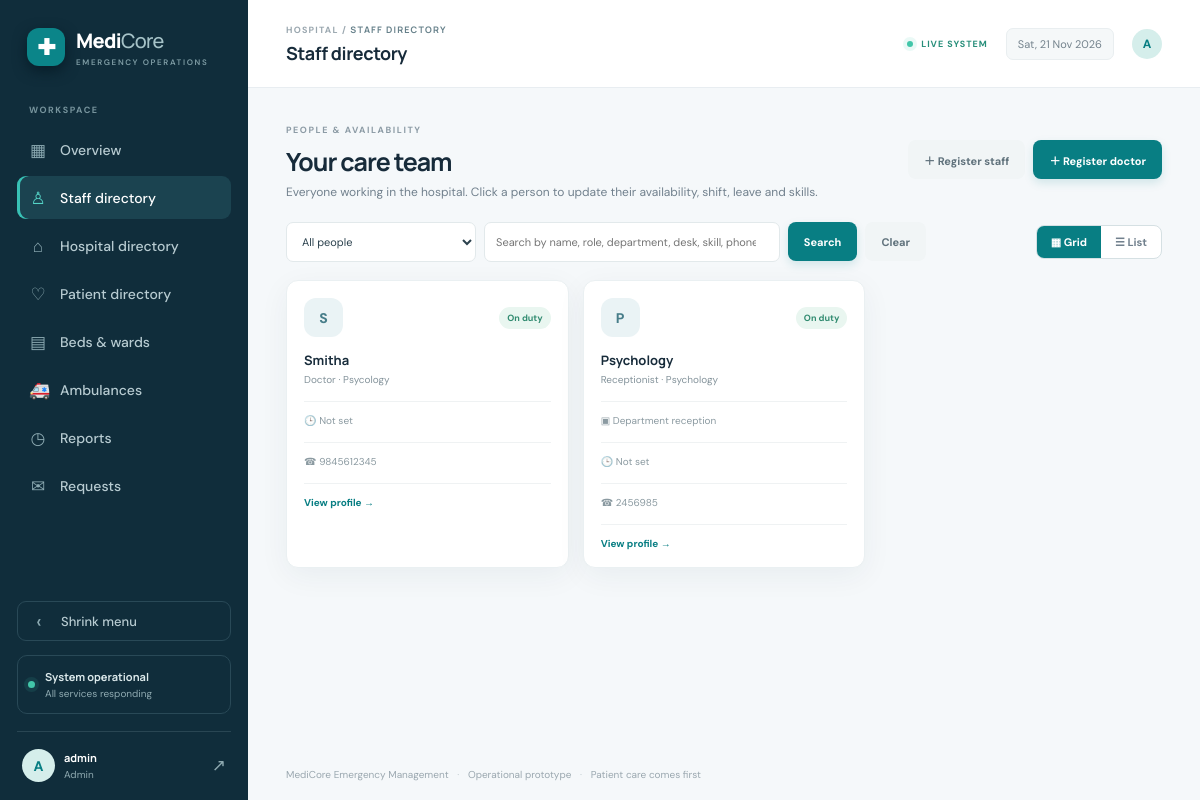
Screenshot of /team/ (signed in) with the database file from the repository.
### core/models.py (models this page shows, shortened)
class StaffProfile(models.Model):
    ROLE_CHOICES = [(x, x) for x in ["Admin", "Doctor", "Nurse", "Triage Staff", "Receptionist", "Front Desk", "Pharmacist", "Lab Technician", "Booking Clerk"]]
    STATUS_CHOICES = [("Available", "Available"), ("Busy", "Busy"), ("Off Duty", "Off Duty")]
    user = models.OneToOneField(User, on_delete=models.CASCADE, null=True, blank=True)
    full_name = models.CharField(max_length=120)
    role = models.CharField(max_length=20, choices=ROLE_CHOICES)
    department = models.CharField(max_length=100, blank=True)
    phone = models.CharField(max_length=25, blank=True)
    status = models.CharField(max_length=15, choices=STATUS_CHOICES, default="Available")
    shift_start = models.TimeField(null=True, blank=True)
    shift_end = models.TimeField(null=True, blank=True)
    on_leave = models.BooleanField(default=False)
    leave_note = models.CharField(max_length=150, blank=True)
    counter = models.CharField(max_length=40, blank=True)   # desk / counter they work at
    skills = models.CharField(max_length=300, blank=True)   # comma separated skills / specialities
    @property
    def skills_list(self):
        return [x.strip() for x in self.skills.split(",") if x.strip()]
    @property
    def shift_label(self):
        if self.shift_start and self.shift_end:
            return f"{self.shift_start:%H:%M} – {self.shift_end:%H:%M}"
        return "Not set"
    @property
    def availability(self):
        if self.on_leave:
            return "On leave"
        if self.shift_start and self.shift_end:
            from django.utils import timezone
            now = timezone.localtime().time()
            s, e = self.shift_start, self.shift_end
            within = (s <= now < e) if s < e else (now >= s or now < e)  # handles night shifts
            return "On duty" if within else "Off shift"
        return "Off shift" if self.status == "Off Duty" else "On duty"

### core/views.py (the view)
# urls.py: path("team/", views.staff_list, name="staff"),
@admin_required
def staff_list(request):
    q = request.GET.get("q", "").strip()
    kind = request.GET.get("type", "")
    if kind not in dict(TYPE_OPTIONS):
        kind = ""
    people = StaffProfile.objects.select_related("user").order_by("role", "full_name")
    if kind == "staff":
        people = people.exclude(role="Doctor")
    elif kind:
        people = people.filter(role=kind)
    if q:
        people = people.filter(Q(full_name__icontains=q) | Q(role__icontains=q) | Q(department__icontains=q)
                               | Q(counter__icontains=q) | Q(skills__icontains=q)
                               | Q(phone__icontains=q) | Q(user__username__icontains=q))
    return render(request, "core/staff.html", {"staff": people, "q": q, "type": kind, "types": TYPE_OPTIONS, "view": _view_mode(request)})

### core/context.py (called while the page is built)
def asset_version(request):
    newest = 0
    for rel in ("css/app.css", "js/app.js"):
        try:
            newest = max(newest, int(os.path.getmtime(os.path.join(settings.BASE_DIR, "static", rel))))
        except OSError:
            pass
    return {"asset_version": newest}

def notifications(request):
    n = 0
    user = request.user
    if user.is_authenticated:
        from .permissions import role_of
        from .models import Medicine, LabTest, Referral, SupplyRequest
        role = role_of(user)
        if role == "pharmacist":
            n = Medicine.objects.filter(status="Prescribed").count()
        elif role == "lab":
            n = LabTest.objects.filter(status="Requested").count()
        elif role == "department":
            n = Referral.objects.filter(to_department=user.department_account.name, status="Pending").count()
        elif role == "admin":
            n = SupplyRequest.objects.filter(status="Requested").count()
    return {"badge_new": n}

### core/permissions.py (called while the page is built, shortened)
def role_of(user):
    if not user.is_authenticated:
        return None
    if user.is_staff:
        return "admin"

def _require(*roles):
    def decorator(view):
        @wraps(view)
        def wrapper(request, *args, **kwargs):
            current = role_of(request.user)
            if current in roles:
                return view(request, *args, **kwargs)
            if current:
                return redirect(HOME[current])
            return redirect(LOGIN[roles[0]])
        return wrapper
    return decorator

### core/views.py (called while the page is built)
def _view_mode(request):
    return "list" if request.GET.get("view") == "list" else "grid"

### templates/core/staff.html (shortened to what this page needs)
{% extends "base.html" %}{% block crumb %}STAFF DIRECTORY{% endblock %}{% block page_title %}Staff directory{% endblock %}
{% block content %}<div class="section-intro"><div><span class="eyebrow">PEOPLE & AVAILABILITY</span><h1>Your care team</h1><p class="muted">Everyone working in the hospital. Click a person to update their availability, shift, leave and skills.</p></div><div style="display:flex;gap:8px"><a class="btn btn-quiet" href="{% url 'staff_account_create' %}">＋ Register staff</a><a class="btn btn-primary" href="{% url 'doctor_create' %}">＋ Register doctor</a></div></div>
<div class="dir-tools"><form method="get" class="dir-search"><input type="hidden" name="view" value="{{ view }}"><select class="form-control dir-type" name="type" aria-label="Filter by type">{% for value, label in types %}<option value="{{ value }}"{% if value == type %} selected{% endif %}>{{ label }}</option>{% endfor %}</select><input class="form-control" type="search" name="q" autocomplete="off" value="{{ q }}" placeholder="Search by name, role, department, desk, skill, phone or username"><button class="btn btn-primary" type="submit">Search</button><a class="btn btn-quiet dir-clear" href="?view={{ view }}"{% if not q and not type %} hidden{% endif %}>Clear</a></form>
<div class="view-toggle"><a href="?view=grid" class="{% if view == 'grid' %}on{% endif %}">▦ Grid</a><a href="?view=list" class="">☰ List</a></div></div>
<div id="dir-results">{% include "core/_people.html" with people=staff %}</div>{% endblock %}

### templates/base.html (shortened to what this page needs)
{% load static %}
<!doctype html><html lang="en"><head><meta charset="utf-8"><meta name="viewport" content="width=device-width, initial-scale=1">
<link rel="stylesheet" href="{% static 'css/app.css' %}?v={{ asset_version }}"></head><body>
{% if user.is_authenticated %}
<div class="app-shell{% if preview %} collapsed{% endif %}"{% if preview %} data-preview="1"{% endif %}>
<aside class="sidebar"><a class="brand" href="{% url 'dashboard' %}"><span class="brand-mark">✚</span><span>Medi<span class="brand-light">Core</span><small>EMERGENCY OPERATIONS</small></span></a>
<div class="side-label">WORKSPACE</div>
<nav>
{% if user.is_staff %}
<a href="{% url 'dashboard' %}" class="{% if request.resolver_match.url_name == 'dashboard' %}active{% endif %}" title="Overview"><span>▦</span> Overview</a>
<a href="{% url 'staff' %}" class="{% if request.resolver_match.url_name == 'staff' or request.resolver_match.url_name == 'team_preview' %}active{% endif %}" title="Staff directory"><span>♙</span> Staff directory</a>
<a href="{% url 'hospital' %}" class="{% if request.resolver_match.url_name == 'hospital' %}active{% endif %}" title="Hospital directory"><span>⌂</span> Hospital directory</a>
<a href="{% url 'patients' %}" class="{% if 'patient' in request.resolver_match.url_name %}active{% endif %}" title="Patient directory"><span>♡</span> Patient directory</a>
<a href="{% url 'beds' %}" class="{% if 'bed' in request.resolver_match.url_name or 'ward' in request.resolver_match.url_name %}active{% endif %}" title="Beds &amp; wards"><span>▤</span> Beds & wards</a>
<a href="{% url 'ambulances' %}" title="Ambulances"><span>🚑</span> Ambulances</a>
<a href="{% url 'reports' %}" title="Reports"><span>◷</span> Reports</a>
<a href="{% url 'supply_requests' %}" class="{% if request.resolver_match.url_name == 'supply_requests' %}active{% endif %}" title="Requests"><span>✉</span> Requests{% if badge_new %}<em class="nav-badge">{{ badge_new }}</em>{% endif %}</a>
{% else %}
<a href="{% url 'staff_dashboard' %}" class="active" title="My dashboard"><span>▦</span> My dashboard</a>
{% endif %}
</nav><div class="sidebar-bottom"><button type="button" class="side-toggle" aria-expanded="true" title="Shrink menu"><span class="tg-icon">‹</span><span class="tg-label">Shrink menu</span></button><div class="secure-note"><span class="pulse"></span><div><b>System operational</b><small>All services responding</small></div></div><div class="user-mini"><div class="avatar">{{ user.username|first|upper }}</div><div><b>{{ user.get_full_name|default:user.username }}</b><small>{% if user.is_staff %}Admin{% elif user.department_account %}Department{% elif user.staffprofile.role == "Doctor" %}Doctor{% else %}{{ user.staffprofile.role }}{% endif %}</small></div><form method="post" action="{% url 'logout' %}" class="logout-form">{% csrf_token %}<button type="submit" title="Sign out">↗</button></form></div></div></aside>
<main class="main-area"><header class="topbar"><div><div class="breadcrumb">HOSPITAL / <b>{% block crumb %}OVERVIEW{% endblock %}</b></div><div class="top-title">{% block page_title %}Emergency overview{% endblock %}</div></div><div class="top-actions"><span class="live-pill"><i></i> LIVE SYSTEM</span><span class="date-chip">{% now "D, d M Y" %}</span><div class="avatar avatar-small">{{ user.username|first|upper }}</div></div></header>
<section class="page-content">{% block content %}{% endblock %}</section>
<footer class="footer">MediCore Emergency Management <span>·</span> Operational prototype <span>·</span> Patient care comes first</footer>
</main></div>
{% else %}{% block auth_content %}{% endblock %}{% endif %}
<script src="{% static 'js/app.js' %}?v={{ asset_version }}"></script></body></html>

### templates/core/_people.html
{% if people %}{% if view == 'list' %}<div class="panel"><div class="table-wrap"><table><thead><tr><th>NAME</th><th>JOB ROLE</th><th>DEPARTMENT</th><th>COUNTER / DESK</th><th>SHIFT</th><th>AVAILABILITY</th><th>PHONE</th><th></th></tr></thead><tbody>{% for s in people %}<tr><td><a href="{% if dept_page and s.role == 'Doctor' %}{% url 'team_preview' s.pk %}{% else %}{% url 'team_profile' s.pk %}{% endif %}"><b>{{ s.full_name }}</b></a>{% if s.skills_list %}<small class="cell-sub">{{ s.skills }}</small>{% endif %}</td><td>{{ s.role }}</td><td>{{ s.department|default:"—" }}</td><td>{{ s.counter|default:"—" }}</td><td>{{ s.shift_label }}</td><td><span class="status status-{{ s.availability|slugify }}">{{ s.availability }}</span>{% if s.on_leave and s.leave_note %}<small class="cell-sub">{{ s.leave_note }}</small>{% endif %}</td><td>{{ s.phone|default:"—" }}</td><td><a class="text-link" href="{% if dept_page and s.role == 'Doctor' %}{% url 'team_preview' s.pk %}{% else %}{% url 'team_profile' s.pk %}{% endif %}">{% if dept_page and s.role == 'Doctor' %}View dashboard →{% else %}View profile →{% endif %}</a></td></tr>{% endfor %}</tbody></table></div></div>
{% else %}<div class="people-grid">{% for s in people %}<a href="{% if dept_page and s.role == 'Doctor' %}{% url 'team_preview' s.pk %}{% else %}{% url 'team_profile' s.pk %}{% endif %}" style="color:inherit;text-decoration:none" class="person-card"><div class="person-top"><div class="person-avatar">{{ s.full_name|first|upper }}</div><span class="status status-{{ s.availability|slugify }}">{{ s.availability }}</span></div><h3>{{ s.full_name }}</h3><p>{{ s.role }} · {{ s.department|default:"General" }}</p>{% if s.counter %}<div class="person-contact">▣ {{ s.counter }}</div>{% endif %}<div class="person-contact">🕒 {{ s.shift_label }}</div>{% if s.on_leave and s.leave_note %}<div class="person-contact">✎ {{ s.leave_note }}</div>{% endif %}{% if s.skills_list %}<div class="chips">{% for k in s.skills_list|slice:":4" %}<span class="chip">{{ k }}</span>{% endfor %}</div>{% endif %}<div class="person-contact">☎ {{ s.phone|default:"No contact added" }}</div><div class="person-contact" style="color:var(--teal);font-weight:700">{% if dept_page and s.role == 'Doctor' %}View dashboard →{% else %}View profile →{% endif %}</div></a>{% endfor %}</div>{% endif %}
{% else %}<div class="panel empty-state">{% if q %}No one matches “{{ q }}”.{% else %}{{ empty|default:"No staff added yet." }}{% endif %}</div>{% endif %}

### rows the page displays
StaffProfile: full_name|first "S", availability "On duty", full_name "Smitha", role "Doctor", department "Psycology", shift_label "Not set", phone "9845612345"
StaffProfile: full_name|first "P", availability "On duty", full_name "Psychology", role "Receptionist", department "Psychology", counter "Department reception", shift_label "Not set", phone "2456985"

### other values shown
{{ user.username|first|upper }} "A"
{{ user.get_full_name|default:user.username }} "admin"
form field type "All people"
